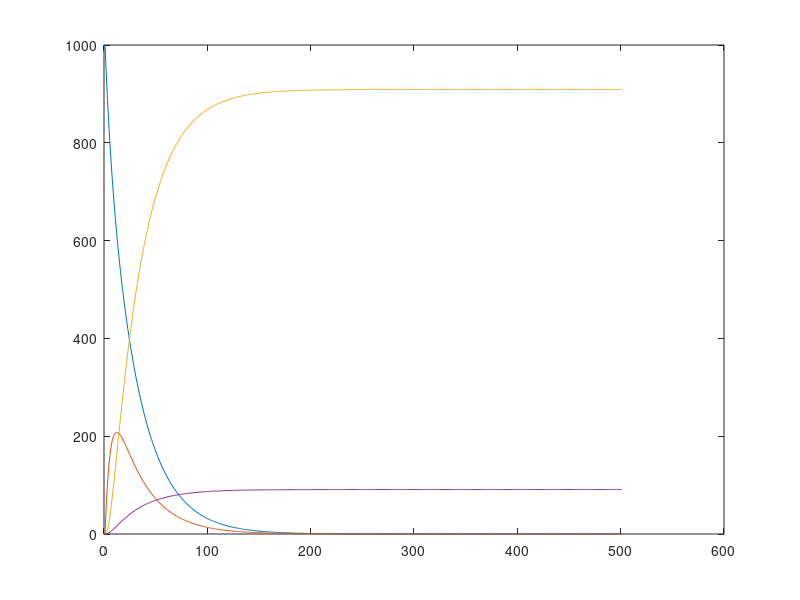
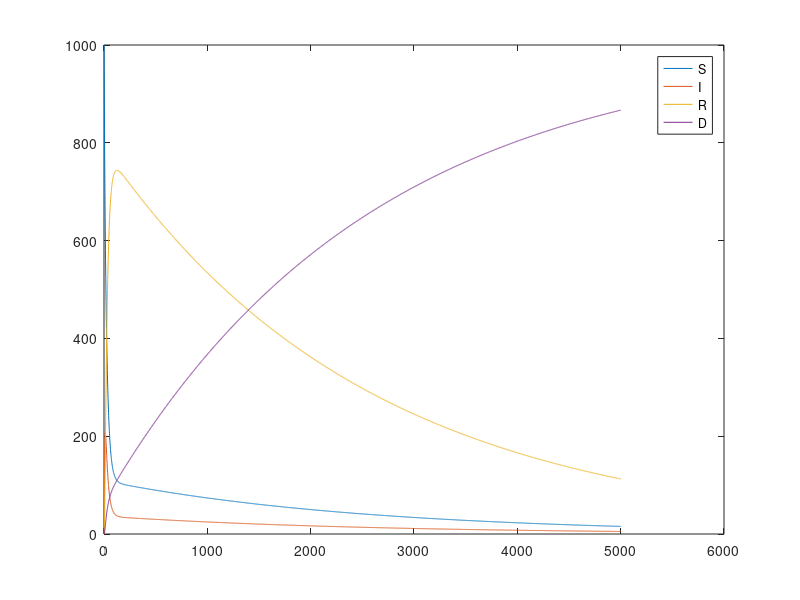

These charts were generated, in order, by the following MATLAB code:
clear;
close all;
SIRD=[0.95,0.04,0,0;0.05,0.85,0,0;0,0.1,1,0;0,0.01,0,1];
SampleA=[1000;0;0;0];
stepNumber=500;
graphMatrixA=[1000;0;0;0];
for t=1:stepNumber
    SampleA= SIRD*SampleA;
    graphMatrixA= cat(2,graphMatrixA,SampleA);
end
plot(graphMatrixA.')
SIRD(3,3)=0.995;
SIRD(1,3)=0.005;
graphMatrixB=[1000;0;0;0];
SampleB=[1000;0;0;0];
stepNumber=5000;
for t=1:stepNumber
    SampleB= SIRD*SampleB;
    graphMatrixB= cat(2,graphMatrixB,SampleB);
end
figure()
plot(graphMatrixB.')
legend('S','I','R','D')